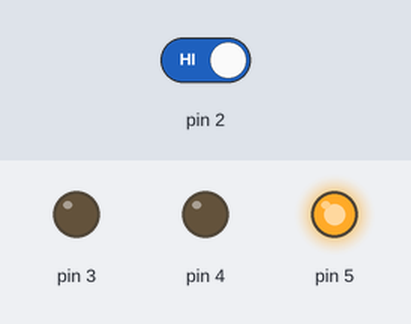
The sketch below on a simulated Arduino Uno, built with avr-gcc and run on an emulated ATmega328P. Shown: output pins drawn as LEDs (lit = HIGH). The inputs (shaded band) are chosen by the test bench; at power-on: pin 2 HIGH.

Above: at 8.8 s.
8.9 s: pin 2 driven LOW
At 10.3 s:
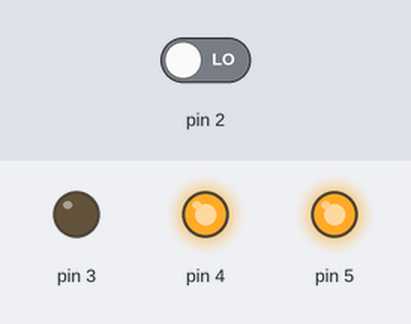
At 13.0 s:
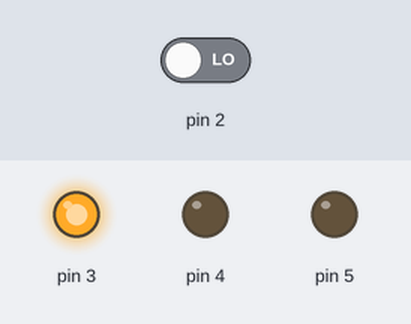
13.9 s: pin 2 driven HIGH
At 15.2 s:
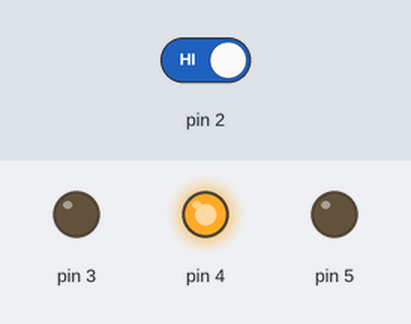
Timing chart, 0 to 26.4 s (numbered marks = the images above; inputs shaded):
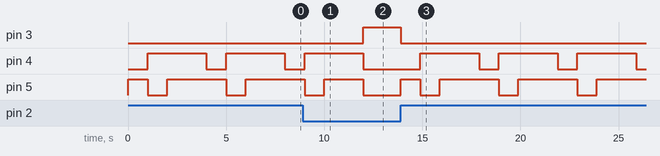

Measured:
- after the input at 8.9 s, pin 3: LOW → HIGH after 3.1 s; pin 4: goes on until 12.0 s, then stays LOW
- after the input at 13.9 s, pin 3: HIGH → LOW at once; pin 4: alternates HIGH for 3.0 s and LOW for 1.0 s, starting after 1.0 s; pin 5: LOW → HIGH at once, then repeats every 4.0 s: LOW 1.0 s, HIGH 3.0 s
- by itself, pin 4: alternates HIGH for 3.0 s and LOW for 1.0 s

The sketch:

slower.ino
```cpp
int switchState = 0;

void setup() {
  pinMode(3, OUTPUT);
  pinMode(4, OUTPUT);
  pinMode(5, OUTPUT);
  pinMode(2, INPUT);
}

void loop() {
  switchState = digitalRead(2);

  if (switchState == LOW) {
    // button is not pressed, stable state
    digitalWrite(3, HIGH);
    digitalWrite(4, LOW);
    digitalWrite(5, LOW);
  }

  else {
    // button has been pressed
    digitalWrite(3, LOW);
    digitalWrite(4, LOW);
    digitalWrite(5, HIGH);

    delay(1000);

    digitalWrite(4, HIGH);
    digitalWrite(5, LOW);

    delay(1000);

    digitalWrite(3, LOW);
    digitalWrite(4, HIGH);
    digitalWrite(5, HIGH);

    delay(2000);

    digitalWrite(5, LOW);

  }
}
```
